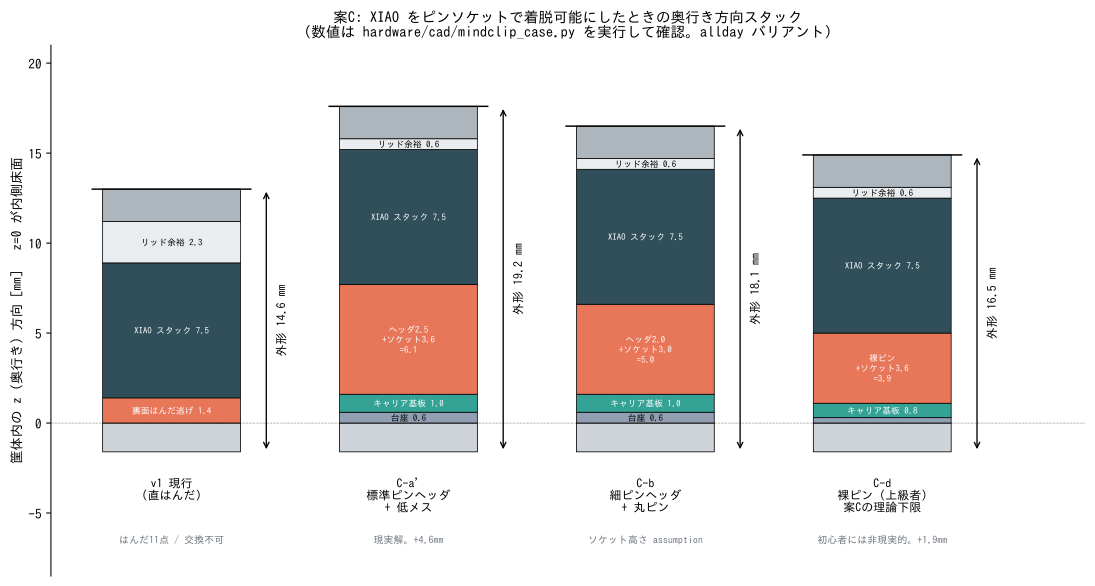

Write Python code to recreate this figure.
#!/usr/bin/env python3
# -*- coding: utf-8 -*-
"""
案C の高さスタック比較図 (option_c_stackup.svg) を生成する。

数値は option_c_socket_height.py が筐体CADを実行して得た値と同一。
実行: python3 hardware/pcb/option_c_stackup.py
"""
import os

import matplotlib
matplotlib.use("Agg")
import matplotlib.pyplot as plt
from matplotlib.patches import Rectangle

# 日本語ラベルを出すため IPAGothic を使う (Debian: fonts-ipafont-gothic)
for _f in ("IPAGothic", "IPAPGothic", "Noto Sans CJK JP", "DejaVu Sans"):
    if _f in {f.name for f in matplotlib.font_manager.fontManager.ttflist}:
        matplotlib.rcParams["font.family"] = _f
        break
matplotlib.rcParams["axes.unicode_minus"] = False

OUT = os.path.join(os.path.dirname(os.path.abspath(__file__)),
                   "option_c_stackup.svg")

WALL = 1.6
LID_T = 1.8

# (層名, 厚み, 色) を床(内側)から上へ
COLS = {
    "floor": "#8d99ae", "pcb": "#2a9d8f", "conn": "#e76f51",
    "xiao": "#264653", "air": "#e9ecef", "lid": "#adb5bd",
}

STACKS = [
    ("v1 現行\n(直はんだ)", [
        ("裏面はんだ逃げ 1.4", 1.4, "conn"),
        ("XIAO スタック 7.5", 7.5, "xiao"),
        ("リッド余裕 2.3", 2.3, "air"),
    ], 14.6, "はんだ11点 / 交換不可"),
    ("C-a'\n標準ピンヘッダ\n+ 低メス", [
        ("台座 0.6", 0.6, "floor"),
        ("キャリア基板 1.0", 1.0, "pcb"),
        ("ヘッダ2.5\n+ソケット3.6\n=6.1", 6.1, "conn"),
        ("XIAO スタック 7.5", 7.5, "xiao"),
        ("リッド余裕 0.6", 0.6, "air"),
    ], 19.2, "現実解。+4.6mm"),
    ("C-b\n細ピンヘッダ\n+ 丸ピン", [
        ("台座 0.6", 0.6, "floor"),
        ("キャリア基板 1.0", 1.0, "pcb"),
        ("ヘッダ2.0\n+ソケット3.0\n=5.0", 5.0, "conn"),
        ("XIAO スタック 7.5", 7.5, "xiao"),
        ("リッド余裕 0.6", 0.6, "air"),
    ], 18.1, "ソケット高さ assumption"),
    ("C-d\n裸ピン (上級者)\n案Cの理論下限", [
        ("台座 0.3", 0.3, "floor"),
        ("キャリア基板 0.8", 0.8, "pcb"),
        ("裸ピン\n+ソケット3.6\n=3.9", 3.9, "conn"),
        ("XIAO スタック 7.5", 7.5, "xiao"),
        ("リッド余裕 0.6", 0.6, "air"),
    ], 16.5, "初心者には非現実的。+1.9mm"),
]


def main():
    fig, ax = plt.subplots(figsize=(11.5, 6.2))
    x = 0.0
    bw = 1.6
    gap = 1.15
    for title, layers, outer, note in STACKS:
        z = 0.0
        # 背面壁
        ax.add_patch(Rectangle((x, -WALL), bw, WALL, fc="#ced4da", ec="k", lw=0.6))
        for name, t, key in layers:
            ax.add_patch(Rectangle((x, z), bw, t, fc=COLS[key], ec="k", lw=0.6,
                                   alpha=0.95))
            if t >= 0.55:
                ax.text(x + bw / 2, z + t / 2, name, ha="center", va="center",
                        fontsize=6.6, linespacing=1.15,
                        color="white" if key in ("xiao", "conn", "pcb") else "black")
            z += t
        # リッド板
        ax.add_patch(Rectangle((x, z), bw, LID_T, fc=COLS["lid"], ec="k", lw=0.6))
        z += LID_T
        ax.plot([x - 0.12, x + bw + 0.12], [z, z], color="k", lw=1.1)
        ax.annotate("", xy=(x + bw + 0.30, -WALL), xytext=(x + bw + 0.30, z),
                    arrowprops=dict(arrowstyle="<->", lw=1.0))
        ax.text(x + bw + 0.40, (z - WALL) / 2, f"外形 {outer:.1f} mm",
                rotation=90, va="center", ha="left", fontsize=9,
                fontweight="bold")
        ax.text(x + bw / 2, -3.0, title, ha="center", va="top", fontsize=9,
                fontweight="bold")
        ax.text(x + bw / 2, -6.2, note, ha="center", va="top", fontsize=7.5,
                color="#6c757d")
        x += bw + gap

    ax.axhline(0, color="k", lw=0.4, ls=":")
    ax.set_xlim(-0.6, x + 0.4)
    ax.set_ylim(-8.5, 21.0)
    ax.set_ylabel("筐体内の z (奥行き) 方向 [mm]   z=0 が内側床面")
    ax.set_xticks([])
    ax.set_title("案C: XIAO をピンソケットで着脱可能にしたときの奥行き方向スタック\n"
                 "(数値は hardware/cad/mindclip_case.py を実行して確認。allday バリアント)",
                 fontsize=11)
    ax.spines[["top", "right", "bottom"]].set_visible(False)
    fig.tight_layout()
    fig.savefig(OUT, format="svg", bbox_inches="tight")
    print(f"[render] {OUT}")


if __name__ == "__main__":
    main()
